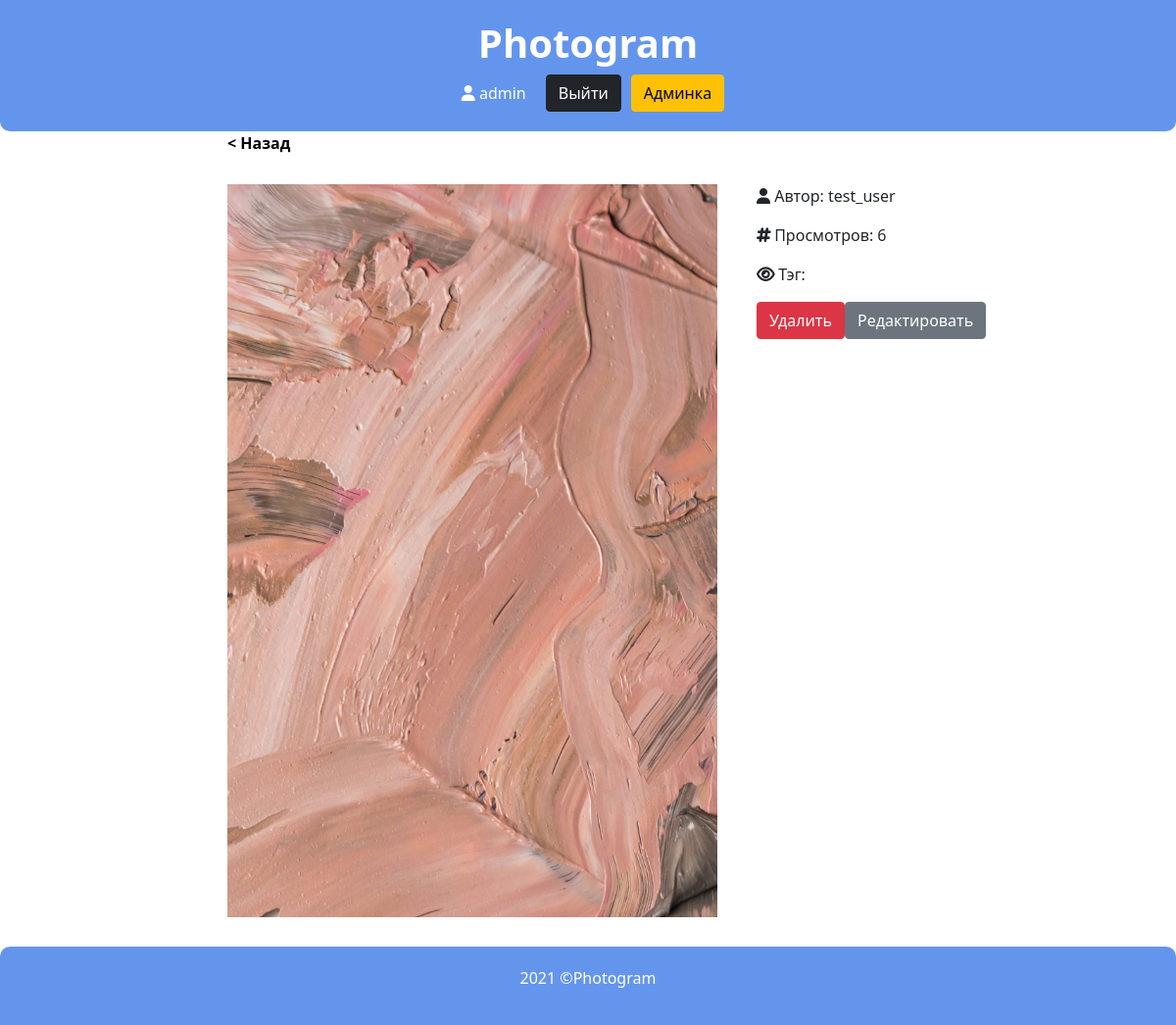
The page /post/8/ (signed in) on the database its author committed.
### posts/models.py (models this page shows, shortened)
class Post(models.Model):
    objects = ImageQuerySet.as_manager()
    author = models.ForeignKey(User,
                               null=True,
                               on_delete=models.CASCADE,
                               verbose_name='Пользователь')
    image = models.ImageField(upload_to='images/', verbose_name='Изображение')
    view_count = models.IntegerField(default=0, verbose_name='Кол-во просмотров')
    tag = models.CharField(max_length=30, choices=TAG_CHOICES, blank=True, verbose_name='Тэг')

### posts/views.py (the view)
# urls.py: path('post/<int:pk>/', views.PostDetailView.as_view(), name='post_detail'),
class PostDetailView(LoginRequiredMixin, DetailView):
    model = Post
    template_name = 'posts/post_detail.html'
    def get_object(self):
        post = super().get_object()
        post.view_count += 1
        post.save()
        self.view_count = post.view_count
        return post
    def get_context_data(self, **kwargs):
        context = super().get_context_data(**kwargs)
        context['view_count'] = self.view_count
        return context

### templates/posts/post_detail.html (shortened to what this page needs)
{% extends 'base.html' %}
{% block content %}
<div class="container">
    <div class="row">
        <div class="col-lg-8 offset-lg-2">
            <a class="back-href" href="{% url 'posts' %}">< Назад</a>
            <div class="image-detail-wrapper">
                <img class="post-detail-image" src="{{ post.image.url}}" alt="{{ post.author }}" width="500px">
                <div class="post-detail-info">
                    <p><i class="fas fa-user"></i> Автор: {{ post.author }}</p>
                    <p><i class="fas fa-hashtag"></i> Просмотров: {{ post.view_count }}</p>
                    <p><i class="fas fa-eye"></i> Тэг: {{ post.get_tag_display }}</p>
                    <div class="post-buttons">
                        {% if user == post.author or user.is_staff %}
                        <form action="{% url 'post_delete' pk=post.pk %}" method="POST">
                            <button class="btn btn-danger" type="submit">Удалить</button>
                        </form>
                        {% endif %}
                        {% if user.is_staff %}
                          <form action="{% url 'post_update' pk=post.pk %}" method="POST">
                            <button class="btn btn-secondary" type="submit">Редактировать</button>
                          </form>
                        {% endif %}
                      </div>
                </div>
            </div>
        </div>
    </div>
</div>
{% endblock %}

### templates/base.html (shortened to what this page needs)
<!DOCTYPE html>
<html>
<head>
  {% load static %}
  <link href="https://cdn.jsdelivr.net/npm/bootstrap@5.0.1/dist/css/bootstrap.min.css"
        rel="stylesheet"
>
  <link rel="stylesheet" href="{% static 'css/style.css' %}">
</head>
<body class="d-flex flex-column min-vh-100">
  <header class="header ">
    <div class="container">
      <div class="row">
        <div class="col-lg-12">
          <a href="{% url 'posts' %}">
            <h1 class="logo">Photogram</h1>
          </a>
          <div class="nav-menu">
            {% if user.is_authenticated %}
              <p class="nav-item"><i class="fas fa-user"></i> {{ user.username }}</p>
              <a href="{% url 'logout' %}">
                <input type="submit" value="Выйти" class="btn btn-dark nav-item">
              </a>
            {% if user.is_staff %}
              <a href="{% url 'user_list' %}">
                <input type="submit" value="Админка" class="btn btn-warning">
              </a>
            {% endif %}
            {% else %}
              <a href="{% url 'login' %}">
                <input type="submit" class="btn btn-dark" value="Войти">
              </a>
                <a href="{% url 'signup' %}"><input type="submit" class="btn btn-dark" value="Регистрация">
              </a>
            {% endif %}
          </div>
        </div>
      </div>
    </div>
  </header>
  <main class="wrapper flex-grow-1">
    {% block content %}
    {% endblock %}
  </main>
  <footer class="blue navbar-fixed-bottom row-fluid">
    <div class="navbar-inner">
      <div class="container">
        <p>2021 ©Photogram</p>
      </div>
    </div>
  </footer>
</body>
</html>

### posts/static/css/style.css (style rules this page uses)
.blue { background-color: cornflowerblue }
i { font-family: fontawesome !important; }
a, a:hover { text-decoration: none; }
.header { padding: 20px 0; background-color: cornflowerblue; color: #fff; text-align: center; border-radius: 0 0 10px 10px; }
.logo, .logo:hover { font-weight: bold; color: #fff; }
.nav-menu { display: flex; justify-content: center; align-items: center; }
.nav-item { margin: 0 10px; color:#fff; }
footer { text-align: center; color: #fff; padding: 20px; border-radius: 10px 10px 0 0; }
.post-info, .post-buttons { display: flex; flex-direction: row; margin-top: 10px; }
.back-href, .back-href:hover { color: #000; font-weight: bold; }
.image-detail-wrapper { margin: 30px 0; display: flex; justify-content: flex-start; }
.post-detail-info { margin-left: 40px; }

### rows shown on the page
Post: image (picture), author "test_user", view_count "6"

### other values the page prints
{{ user.username }} "admin"
